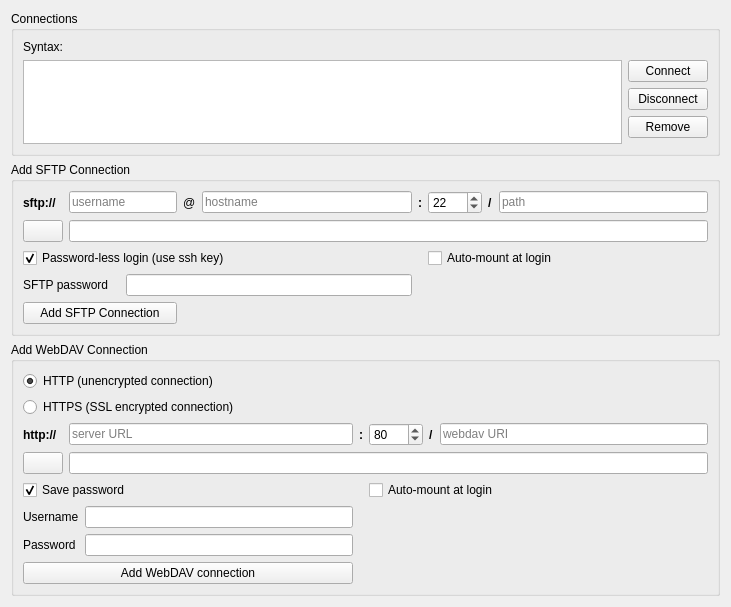
<?xml version="1.0" encoding="UTF-8"?>
<ui version="4.0">
 <class>NetdriveConnectorWidget</class>
 <widget class="QWidget" name="NetdriveConnectorWidget">
  <property name="geometry">
   <rect>
    <x>0</x>
    <y>0</y>
    <width>731</width>
    <height>607</height>
   </rect>
  </property>
  <property name="windowTitle">
   <string>Form</string>
  </property>
  <layout class="QGridLayout" name="gridLayout_2">
   <item row="0" column="0">
    <layout class="QGridLayout" name="gridLayout">
     <item row="0" column="0">
      <widget class="QGroupBox" name="connectionsGroupBox">
       <property name="title">
        <string>Connections</string>
       </property>
       <layout class="QGridLayout" name="gridLayout_4">
        <item row="0" column="0">
         <layout class="QGridLayout" name="gridLayout_3">
          <item row="0" column="0">
           <widget class="QLabel" name="connectionsTableLegendLbl">
            <property name="text">
             <string>Syntax: &lt;Remote URL&gt; &lt;Local mount point&gt; &lt;filesystem type&gt; &lt;options&gt; &lt;dump&gt; &lt;check&gt;  </string>
            </property>
           </widget>
          </item>
          <item row="3" column="1">
           <widget class="QPushButton" name="removeBtn">
            <property name="text">
             <string>Remove</string>
            </property>
           </widget>
          </item>
          <item row="1" column="1">
           <widget class="QPushButton" name="connectBtn">
            <property name="text">
             <string>Connect</string>
            </property>
           </widget>
          </item>
          <item row="2" column="1">
           <widget class="QPushButton" name="disconnectBtn">
            <property name="text">
             <string>Disconnect</string>
            </property>
           </widget>
          </item>
          <item row="1" column="0" rowspan="4">
           <widget class="QListWidget" name="connectionsListWidget">
            <property name="editTriggers">
             <set>QAbstractItemView::NoEditTriggers</set>
            </property>
            <property name="alternatingRowColors">
             <bool>false</bool>
            </property>
            <property name="selectionBehavior">
             <enum>QAbstractItemView::SelectRows</enum>
            </property>
           </widget>
          </item>
          <item row="4" column="1">
           <spacer name="verticalSpacer">
            <property name="orientation">
             <enum>Qt::Vertical</enum>
            </property>
            <property name="sizeHint" stdset="0">
             <size>
              <width>20</width>
              <height>40</height>
             </size>
            </property>
           </spacer>
          </item>
         </layout>
        </item>
       </layout>
      </widget>
     </item>
     <item row="1" column="0">
      <widget class="QGroupBox" name="sftpGroupBox">
       <property name="title">
        <string>Add SFTP Connection</string>
       </property>
       <layout class="QGridLayout" name="gridLayout_7">
        <item row="0" column="0">
         <layout class="QGridLayout" name="gridLayout_6">
          <item row="0" column="8">
           <widget class="QLineEdit" name="sftpPathLineEdit">
            <property name="placeholderText">
             <string>path</string>
            </property>
           </widget>
          </item>
          <item row="0" column="6">
           <widget class="QSpinBox" name="sftpPortSpinBox">
            <property name="minimum">
             <number>1</number>
            </property>
            <property name="maximum">
             <number>6000</number>
            </property>
            <property name="value">
             <number>22</number>
            </property>
           </widget>
          </item>
          <item row="0" column="5">
           <widget class="QLabel" name="sftpPortSeparatorLbl">
            <property name="font">
             <font>
              <weight>75</weight>
              <bold>true</bold>
             </font>
            </property>
            <property name="text">
             <string>:</string>
            </property>
           </widget>
          </item>
          <item row="0" column="7">
           <widget class="QLabel" name="sftpPathSeparatorLbl">
            <property name="font">
             <font>
              <weight>75</weight>
              <bold>true</bold>
             </font>
            </property>
            <property name="text">
             <string>/</string>
            </property>
           </widget>
          </item>
          <item row="1" column="1" colspan="8">
           <widget class="QLineEdit" name="sftpMountpointLineEdit">
            <property name="readOnly">
             <bool>true</bool>
            </property>
           </widget>
          </item>
          <item row="0" column="0">
           <widget class="QLabel" name="sftpLbl">
            <property name="font">
             <font>
              <weight>75</weight>
              <bold>true</bold>
             </font>
            </property>
            <property name="text">
             <string>sftp://</string>
            </property>
           </widget>
          </item>
          <item row="1" column="0">
           <widget class="QPushButton" name="sftpMountpointBtn">
            <property name="text">
             <string/>
            </property>
            <property name="icon">
             <iconset>
              <normaloff>../../../../../../../../../../usr/share/icons/oxygen/16x16/places/folder-network.png</normaloff>../../../../../../../../../../usr/share/icons/oxygen/16x16/places/folder-network.png</iconset>
            </property>
           </widget>
          </item>
          <item row="0" column="3">
           <widget class="QLabel" name="label">
            <property name="text">
             <string>@</string>
            </property>
           </widget>
          </item>
          <item row="3" column="0" colspan="2">
           <widget class="QLabel" name="sftpPasswordLbl">
            <property name="text">
             <string>SFTP password</string>
            </property>
           </widget>
          </item>
          <item row="0" column="1" colspan="2">
           <widget class="QLineEdit" name="sftpUsernameLineEdit">
            <property name="placeholderText">
             <string>username</string>
            </property>
           </widget>
          </item>
          <item row="0" column="4">
           <widget class="QLineEdit" name="sftpHostnameLineEdit">
            <property name="placeholderText">
             <string>hostname</string>
            </property>
           </widget>
          </item>
          <item row="3" column="2" colspan="3">
           <widget class="QLineEdit" name="sftpPasswordLineEdit">
            <property name="echoMode">
             <enum>QLineEdit::Password</enum>
            </property>
           </widget>
          </item>
          <item row="4" column="0" colspan="3">
           <widget class="QPushButton" name="addSftpBtn">
            <property name="text">
             <string>Add SFTP Connection</string>
            </property>
           </widget>
          </item>
          <item row="2" column="0" colspan="5">
           <widget class="QCheckBox" name="sftpPasswordlessCheckBox">
            <property name="enabled">
             <bool>true</bool>
            </property>
            <property name="text">
             <string>Password-less login (use ssh key)</string>
            </property>
            <property name="checkable">
             <bool>true</bool>
            </property>
            <property name="checked">
             <bool>true</bool>
            </property>
           </widget>
          </item>
          <item row="2" column="6" colspan="3">
           <widget class="QCheckBox" name="sftpAutoMountCheckBox">
            <property name="text">
             <string>Auto-mount at login</string>
            </property>
           </widget>
          </item>
         </layout>
        </item>
       </layout>
      </widget>
     </item>
     <item row="2" column="0">
      <widget class="QGroupBox" name="webdavGroupBox">
       <property name="title">
        <string>Add WebDAV Connection</string>
       </property>
       <layout class="QGridLayout" name="gridLayout_9">
        <item row="0" column="0">
         <layout class="QGridLayout" name="gridLayout_8">
          <item row="7" column="0" colspan="3">
           <widget class="QPushButton" name="addWebdavBtn">
            <property name="text">
             <string>Add WebDAV connection</string>
            </property>
           </widget>
          </item>
          <item row="5" column="0" colspan="2">
           <widget class="QLabel" name="webdavUsernameLbl">
            <property name="text">
             <string>Username</string>
            </property>
           </widget>
          </item>
          <item row="2" column="3">
           <widget class="QLabel" name="webdavPortSeparatorLbl">
            <property name="font">
             <font>
              <weight>75</weight>
              <bold>true</bold>
             </font>
            </property>
            <property name="text">
             <string>:</string>
            </property>
           </widget>
          </item>
          <item row="2" column="5">
           <widget class="QLabel" name="webdavPathSeparatorLbl">
            <property name="font">
             <font>
              <weight>75</weight>
              <bold>true</bold>
             </font>
            </property>
            <property name="text">
             <string>/</string>
            </property>
           </widget>
          </item>
          <item row="6" column="2">
           <widget class="QLineEdit" name="webdavPasswordLineEdit">
            <property name="echoMode">
             <enum>QLineEdit::Password</enum>
            </property>
           </widget>
          </item>
          <item row="5" column="2">
           <widget class="QLineEdit" name="webdavUsernameLineEdit"/>
          </item>
          <item row="2" column="0">
           <widget class="QLabel" name="webdavProtocolLbl">
            <property name="font">
             <font>
              <weight>75</weight>
              <bold>true</bold>
             </font>
            </property>
            <property name="text">
             <string>http://</string>
            </property>
           </widget>
          </item>
          <item row="2" column="4">
           <widget class="QSpinBox" name="webdavPortSpinBox">
            <property name="minimum">
             <number>1</number>
            </property>
            <property name="maximum">
             <number>6000</number>
            </property>
            <property name="value">
             <number>80</number>
            </property>
           </widget>
          </item>
          <item row="2" column="6">
           <widget class="QLineEdit" name="webdavUriLineEdit">
            <property name="placeholderText">
             <string>webdav URI</string>
            </property>
           </widget>
          </item>
          <item row="2" column="1" colspan="2">
           <widget class="QLineEdit" name="webdavServerUrlLineEdit">
            <property name="placeholderText">
             <string>server URL</string>
            </property>
           </widget>
          </item>
          <item row="6" column="0" colspan="2">
           <widget class="QLabel" name="webdavPasswordLbl">
            <property name="text">
             <string>Password</string>
            </property>
           </widget>
          </item>
          <item row="3" column="0">
           <widget class="QPushButton" name="webdavMountpointBtn">
            <property name="text">
             <string/>
            </property>
            <property name="icon">
             <iconset>
              <normaloff>../../../../../../../../../../usr/share/icons/oxygen/16x16/places/folder-network.png</normaloff>../../../../../../../../../../usr/share/icons/oxygen/16x16/places/folder-network.png</iconset>
            </property>
           </widget>
          </item>
          <item row="3" column="1" colspan="6">
           <widget class="QLineEdit" name="webdavMountpointLineEdit">
            <property name="readOnly">
             <bool>true</bool>
            </property>
           </widget>
          </item>
          <item row="4" column="0" colspan="3">
           <widget class="QCheckBox" name="webdavSavePasswordCheckBox">
            <property name="text">
             <string>Save password</string>
            </property>
            <property name="checked">
             <bool>true</bool>
            </property>
           </widget>
          </item>
          <item row="0" column="0" colspan="7">
           <widget class="QRadioButton" name="httpRadioButton">
            <property name="text">
             <string>HTTP (unencrypted connection)</string>
            </property>
            <property name="checked">
             <bool>true</bool>
            </property>
           </widget>
          </item>
          <item row="1" column="0" colspan="7">
           <widget class="QRadioButton" name="httpsRadioButton">
            <property name="text">
             <string>HTTPS (SSL encrypted connection)</string>
            </property>
           </widget>
          </item>
          <item row="4" column="4" colspan="3">
           <widget class="QCheckBox" name="webdavAutoMountCheckBox">
            <property name="text">
             <string>Auto-mount at login</string>
            </property>
           </widget>
          </item>
         </layout>
        </item>
       </layout>
      </widget>
     </item>
    </layout>
   </item>
  </layout>
 </widget>
 <tabstops>
  <tabstop>connectionsListWidget</tabstop>
  <tabstop>connectBtn</tabstop>
  <tabstop>disconnectBtn</tabstop>
  <tabstop>removeBtn</tabstop>
  <tabstop>sftpUsernameLineEdit</tabstop>
  <tabstop>sftpHostnameLineEdit</tabstop>
  <tabstop>sftpPortSpinBox</tabstop>
  <tabstop>sftpPathLineEdit</tabstop>
  <tabstop>sftpMountpointBtn</tabstop>
  <tabstop>sftpMountpointLineEdit</tabstop>
  <tabstop>sftpPasswordlessCheckBox</tabstop>
  <tabstop>sftpAutoMountCheckBox</tabstop>
  <tabstop>sftpPasswordLineEdit</tabstop>
  <tabstop>addSftpBtn</tabstop>
  <tabstop>httpRadioButton</tabstop>
  <tabstop>httpsRadioButton</tabstop>
  <tabstop>webdavServerUrlLineEdit</tabstop>
  <tabstop>webdavPortSpinBox</tabstop>
  <tabstop>webdavUriLineEdit</tabstop>
  <tabstop>webdavMountpointBtn</tabstop>
  <tabstop>webdavMountpointLineEdit</tabstop>
  <tabstop>webdavSavePasswordCheckBox</tabstop>
  <tabstop>webdavAutoMountCheckBox</tabstop>
  <tabstop>webdavUsernameLineEdit</tabstop>
  <tabstop>webdavPasswordLineEdit</tabstop>
  <tabstop>addWebdavBtn</tabstop>
 </tabstops>
 <resources/>
 <connections>
  <connection>
   <sender>addSftpBtn</sender>
   <signal>clicked()</signal>
   <receiver>NetdriveConnectorWidget</receiver>
   <slot>addSftpBtnClicked()</slot>
   <hints>
    <hint type="sourcelabel">
     <x>19</x>
     <y>336</y>
    </hint>
    <hint type="destinationlabel">
     <x>3</x>
     <y>320</y>
    </hint>
   </hints>
  </connection>
  <connection>
   <sender>addWebdavBtn</sender>
   <signal>clicked()</signal>
   <receiver>NetdriveConnectorWidget</receiver>
   <slot>addWebdavBtnClicked()</slot>
   <hints>
    <hint type="sourcelabel">
     <x>34</x>
     <y>578</y>
    </hint>
    <hint type="destinationlabel">
     <x>3</x>
     <y>563</y>
    </hint>
   </hints>
  </connection>
  <connection>
   <sender>sftpMountpointBtn</sender>
   <signal>clicked()</signal>
   <receiver>NetdriveConnectorWidget</receiver>
   <slot>sftpMountpointBtnClicked()</slot>
   <hints>
    <hint type="sourcelabel">
     <x>23</x>
     <y>258</y>
    </hint>
    <hint type="destinationlabel">
     <x>2</x>
     <y>235</y>
    </hint>
   </hints>
  </connection>
  <connection>
   <sender>webdavMountpointBtn</sender>
   <signal>clicked()</signal>
   <receiver>NetdriveConnectorWidget</receiver>
   <slot>webdavMountpointBtnClicked()</slot>
   <hints>
    <hint type="sourcelabel">
     <x>29</x>
     <y>477</y>
    </hint>
    <hint type="destinationlabel">
     <x>3</x>
     <y>458</y>
    </hint>
   </hints>
  </connection>
  <connection>
   <sender>connectBtn</sender>
   <signal>clicked()</signal>
   <receiver>NetdriveConnectorWidget</receiver>
   <slot>connectBtnClicked()</slot>
   <hints>
    <hint type="sourcelabel">
     <x>717</x>
     <y>72</y>
    </hint>
    <hint type="destinationlabel">
     <x>729</x>
     <y>48</y>
    </hint>
   </hints>
  </connection>
  <connection>
   <sender>disconnectBtn</sender>
   <signal>clicked()</signal>
   <receiver>NetdriveConnectorWidget</receiver>
   <slot>disconnectBtnClicked()</slot>
   <hints>
    <hint type="sourcelabel">
     <x>708</x>
     <y>78</y>
    </hint>
    <hint type="destinationlabel">
     <x>730</x>
     <y>86</y>
    </hint>
   </hints>
  </connection>
  <connection>
   <sender>removeBtn</sender>
   <signal>clicked()</signal>
   <receiver>NetdriveConnectorWidget</receiver>
   <slot>removeBtnClicked()</slot>
   <hints>
    <hint type="sourcelabel">
     <x>708</x>
     <y>113</y>
    </hint>
    <hint type="destinationlabel">
     <x>729</x>
     <y>126</y>
    </hint>
   </hints>
  </connection>
  <connection>
   <sender>httpRadioButton</sender>
   <signal>clicked()</signal>
   <receiver>NetdriveConnectorWidget</receiver>
   <slot>httpRadioBtnClicked()</slot>
   <hints>
    <hint type="sourcelabel">
     <x>28</x>
     <y>403</y>
    </hint>
    <hint type="destinationlabel">
     <x>2</x>
     <y>373</y>
    </hint>
   </hints>
  </connection>
  <connection>
   <sender>httpsRadioButton</sender>
   <signal>clicked()</signal>
   <receiver>NetdriveConnectorWidget</receiver>
   <slot>httpsRadioBtnClicked()</slot>
   <hints>
    <hint type="sourcelabel">
     <x>19</x>
     <y>428</y>
    </hint>
    <hint type="destinationlabel">
     <x>2</x>
     <y>413</y>
    </hint>
   </hints>
  </connection>
  <connection>
   <sender>sftpPasswordlessCheckBox</sender>
   <signal>clicked()</signal>
   <receiver>NetdriveConnectorWidget</receiver>
   <slot>sftpPasswordlessCheckBoxClicked()</slot>
   <hints>
    <hint type="sourcelabel">
     <x>13</x>
     <y>288</y>
    </hint>
    <hint type="destinationlabel">
     <x>2</x>
     <y>286</y>
    </hint>
   </hints>
  </connection>
  <connection>
   <sender>webdavSavePasswordCheckBox</sender>
   <signal>clicked()</signal>
   <receiver>NetdriveConnectorWidget</receiver>
   <slot>webdavSavePasswordCheckBoxClicked()</slot>
   <hints>
    <hint type="sourcelabel">
     <x>18</x>
     <y>505</y>
    </hint>
    <hint type="destinationlabel">
     <x>2</x>
     <y>505</y>
    </hint>
   </hints>
  </connection>
 </connections>
 <slots>
  <slot>addSftpBtnClicked()</slot>
  <slot>addWebdavBtnClicked()</slot>
  <slot>sftpMountpointBtnClicked()</slot>
  <slot>webdavMountpointBtnClicked()</slot>
  <slot>connectBtnClicked()</slot>
  <slot>disconnectBtnClicked()</slot>
  <slot>removeBtnClicked()</slot>
  <slot>makeShortcutBtnClicked()</slot>
  <slot>httpRadioBtnClicked()</slot>
  <slot>httpsRadioBtnClicked()</slot>
  <slot>sftpPasswordlessCheckBoxClicked()</slot>
  <slot>webdavSavePasswordCheckBoxClicked()</slot>
 </slots>
</ui>
